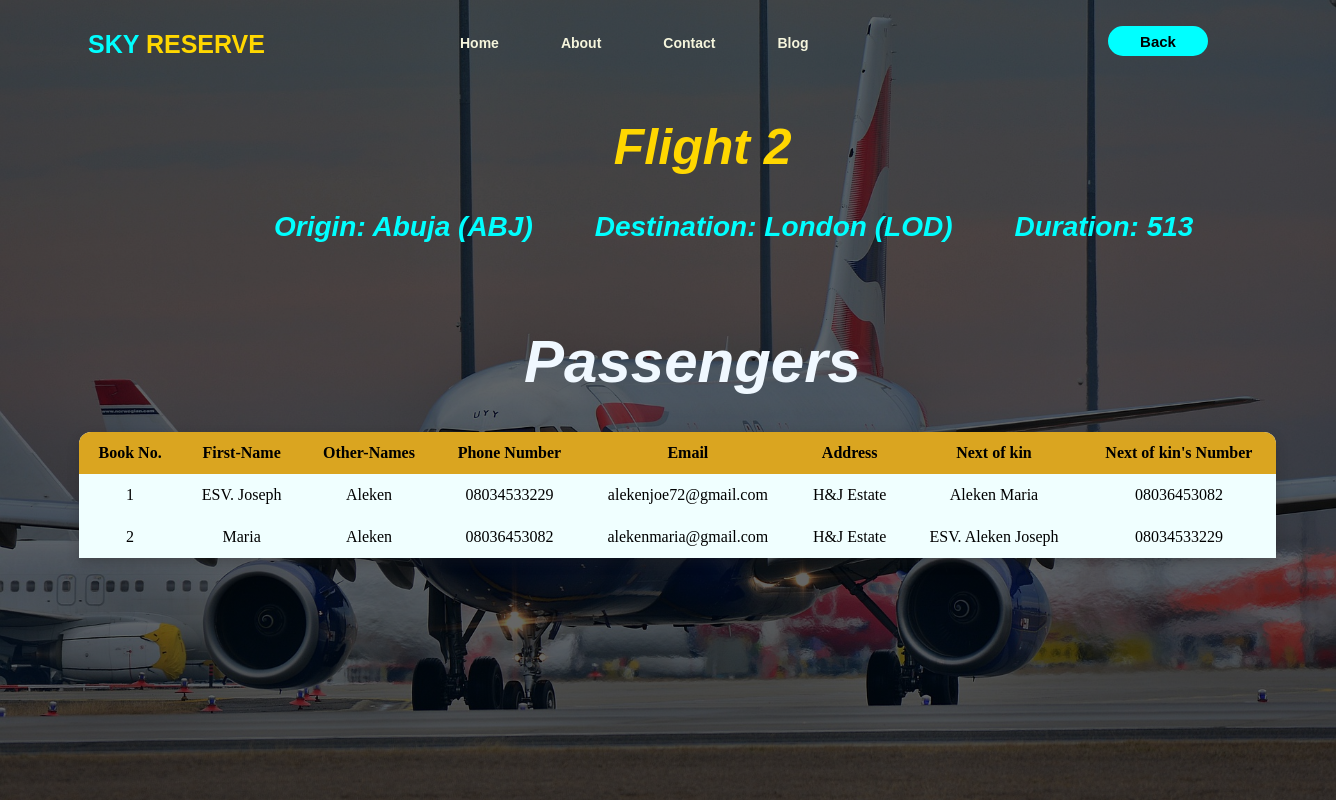
/flight/2/, run on the app's committed database.
### flight/models.py (models this page shows, shortened)
class Flight(models.Model):
    origin = models.ForeignKey(Airport, on_delete=models.CASCADE, related_name="departures")
    destination = models.ForeignKey(Airport, on_delete=models.CASCADE, related_name="arrivals")
    duration = models.IntegerField()

class Airport(models.Model):
    code = models.CharField(max_length=3, null=True)
    city = models.CharField(max_length=64, null=True)
    def __str__(self):
        return f"{self.city} ({self.code})"

class Passenger(models.Model):
    first_name = models.CharField(max_length=64, null=True)
    last_name = models.CharField(max_length=64, null=True)
    phone = models.CharField(max_length=60, null=True)
    email = models.CharField(max_length=60, null=True)
    address = models.CharField(max_length=300, null=True)
    next_of_kin = models.CharField(max_length=60, null=True)
    kin_phone = models.CharField(max_length=60, null=True)
    flights = models.ManyToManyField(Flight, blank=True, related_name="passengers")
    def __str__(self) -> str:
        return f"{self.last_name} {self.first_name}"

### flight/views.py (the view)
# urls.py: path('<int:flight_id>/', views.control, name='control'),
def control(request, flight_id):
    flight = Flight.objects.get(pk=flight_id)
    return render(request, "control.html", {
        "flight": flight,
        "passengers": flight.passengers.all(),
        "non_passengers": Passenger.objects.exclude(flights= flight).all()
    })

### templates/control.html (shortened to what this page needs)
{% extends 'blog.html' %}
{% block body2 %}
    <div class="wrapp">
        <div class="navbar">
            <div class="icon">
                <h2 class="logo"><a href="{% url 'base'%}">SKY <span style="color: gold;">RESERVE</a></span></h2>
            </div>
            <div class="menu">
                <ul>
                    <li><a href="{% url 'index'%}">Home</a></li>
                    <li><a href="{% url 'about'%}">About</a></li>
                    <li><a href="{% url 'contact'%}">Contact</a></li>
                    <li><a href="{% url 'blog'%}">Blog</a></li>
                </ul>
            </div>
            <button class="btn" style="margin-left: 210px;"><a href="{% url 'flight'%}">Back</a></button>
            {% block body %}
<div class="gre">
    <h1>Flight {{ flight.id }}</h1>
    <ul>
        <li>Origin: {{ flight.origin }}</li>
        <li>Destination: {{ flight.destination }}</li>
        <li>Duration: {{ flight.duration }}</li>
    </ul>
</div>
<div class="pass">
    <h2>Passengers</h2>
</div>
<div class="tab">
    <table>
        <thead>
            <tr>
                <th>Book No.</th>
                <th>First-Name</th>
                <th>Other-Names</th>
                <th>Phone Number</th>
                <th>Email</th>
                <th>Address</th>
                <th>Next of kin</th>
                <th>Next of kin's Number</th>
            </tr>
            {% for passenger in passengers %}
            <tr>
                <td>{{ passenger.id }}</td>
                <td>{{ passenger.first_name }}</td>
                <td>{{ passenger.last_name }}</td>
                <td>{{ passenger.phone }}</td>
                <td>{{ passenger.email }}</td>
                <td>{{ passenger.address }}</td>
                <td>{{ passenger.next_of_kin }}</td>
                <td>{{ passenger.kin_phone }}</td>
            </tr>
            {% endfor %}
        </thead>
    </table>
{% endblock body %}
        </div>
    </div>
{% endblock body2 %}

### static/CSS/style.css (style rules this page uses)
* { margin: 0; padding: 0; }
.navbar { width: 1200px; height: 85px; margin: auto; }
.icon { width: 300px; float: left; height: 70px; }
.logo { color: aqua; font-size: 25px; font-family: sans-serif; float: left; padding-left: 20px; padding-right: 25px; padding-top: 30px; }
.logo a { text-decoration: none; color: aqua; }
.menu { width: 500px; height: 70px; float: left; padding-left: 30px; }
ul { float: left; display: flex; justify-content: center; align-items: center; }
ul li { list-style-type: none; margin-left: 62px; margin-top: 35px; font-size: 14px; }
ul li a { text-decoration: none; color: beige; font-family: Verdana, Geneva, Tahoma, sans-serif; font-weight: bold; transition: 0.4s ease-in-out; }
.btn { width: 100px; height: 30px; float: left; background: aqua; border: 2px solid aqua; margin-top: 10px; color: black; font-size: 15px; border-radius: 30px; text-align: center; margin-top: 26px; }
.btn a { text-decoration: none; color: black; font-family: Verdana, Geneva, Tahoma, sans-serif; font-weight: bold; }
::placeholder { color: burlywood; font-family: Impact, Haettenschweiler, 'Arial Narrow Bold', sans-serif; }

### static/CSS/style2.css (style rules this page uses)
::placeholder { color: burlywood; font-family: Impact, Haettenschweiler, 'Arial Narrow Bold', sans-serif; }
.wrapp { width: 100%; background: linear-gradient(to top, rgba(0,0,0,0.6)50%, rgba(0,0,0,0.6)50%), url('../images/flight4.jpg'); background-position: center; background-size: cover; height: 100vh; overflow: hidden; overflow-y: auto; }
.gre { float: left; margin-left: 12%; margin-top: 4%; color: gold; text-align: center; font-size: 25px; font-family: 'Franklin Gothic Medium', 'Arial Narrow', Arial, sans-serif; font-weight: bold; font-style: oblique; }
.gre ul { color: aqua; }
.gre ul li { font-size: 20px; text-align: center; font-size: 28px; }
.pass { float: left; margin-left: 38%; width: 100%; margin-top: 7%; color: aliceblue; font-size: 40px; font-family: 'Franklin Gothic Medium', 'Arial Narrow', Arial, sans-serif; font-weight: bold; font-style: oblique; }
.tab { float: left; margin-top: 3%; color: black; }
.tab table { float: left; margin-left: 1%; width: 110%; height: 100px; background: azure; text-align: center; border-spacing: 0; border-collapse: collapse; border-radius: 12px 12px 0 0; overflow: hidden; box-shadow: 0 5px 12px rgba(32,32,32,.3); }
.tab table th { background: goldenrod; }
.tab table th, td { padding: 12px 15px; }

### data on the page
Flight: id "2", origin "Abuja (ABJ)", destination "London (LOD)", duration "513"
Passenger: id "1", first_name "ESV. Joseph", last_name "Aleken", phone "08034533229", email "alekenjoe72@gmail.com", address "H&J Estate", next_of_kin "Aleken Maria", kin_phone "08036453082"
Passenger: id "2", first_name "Maria", last_name "Aleken", phone "08036453082", email "alekenmaria@gmail.com", address "H&J Estate", next_of_kin "ESV. Aleken Joseph", kin_phone "08034533229"
